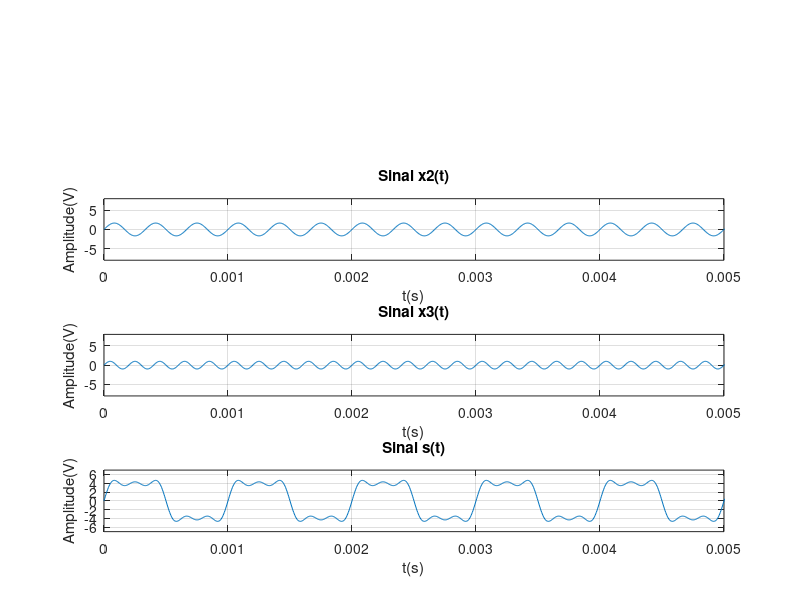
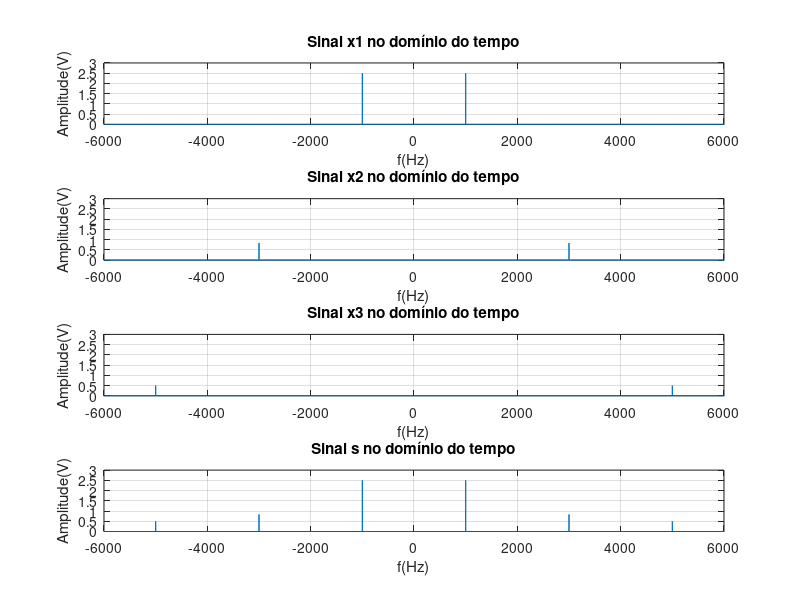
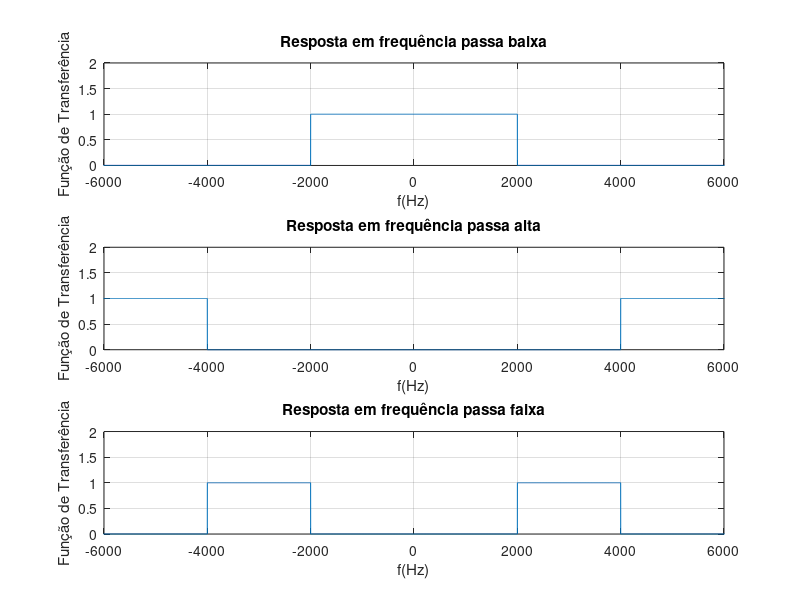
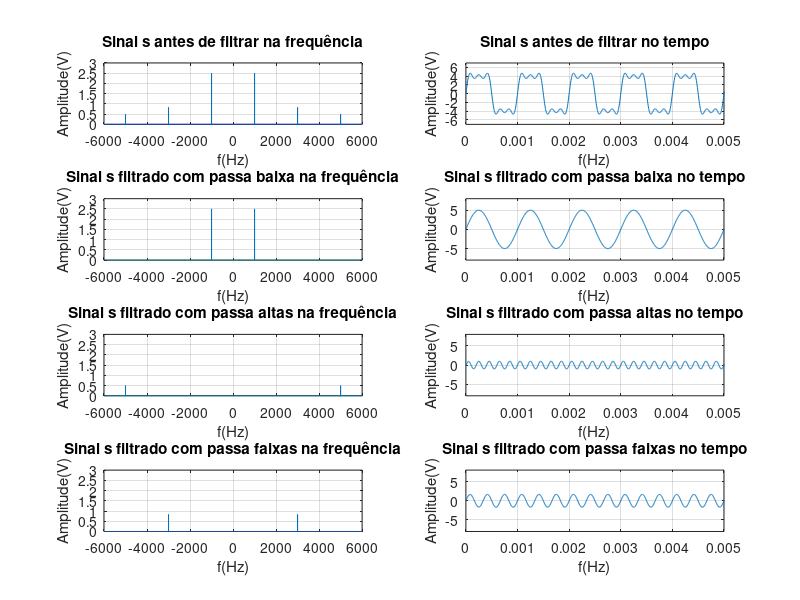

The MATLAB source for these figures, in order:
clc; close all; clear all;

% Parâmetros do primeiro sinal
f1 = 1000;
phi1 = 0; 
A1 = 5;

% Parâmetros do segundo sinal
f2 = 3000;
phi2 = 0;
A2 = 5/3;

% Parâmetros do terceiro sinal
f3 = 5000;
phi3 = 0;
A3 = 1;

% Amostragem
fs = 40 * f3;
ts = 1/fs;
t = 0 : ts : 1;

% Montando os sinais
x1_t = A1*sin(2*pi*f1*t + phi1);
x2_t = A2*sin(2*pi*f2*t + phi2);
x3_t = A3*sin(2*pi*f3*t + phi3);

% Soma dos senos:
s_t = x1_t + x2_t + x3_t;

% Plotando os sinais no eixo do tempo
figure; hold on; 
N = 40;
A = 5;

info = [0 1 1 1 0 0 1 0 0 1];
info_RZ = info * A;
info_RZ_up = upsample(info_RZ,N);
filtroRZ = ones(1,N);
sinalRZ =filter(filtroRZ, 1, info_RZ_up);
ylim([-8 8]);
xlim([0 5*(1/f1)]);
ylabel('Amplitude(V)');
xlabel('t(s)');
title('Sinal x1(t)');
grid on;

subplot(4,1,2);
plot(t,x2_t);
ylim([-8 8]);
xlim([0 5*(1/f1)]);
ylabel('Amplitude(V)');
xlabel('t(s)');
title('Sinal x2(t)');
grid on;

subplot(4,1,3);
plot(t,x3_t);
ylim([-8 8]);
xlim([0 5*(1/f1)]);
ylabel('Amplitude(V)');
xlabel('t(s)');
title('Sinal x3(t)');
grid on;

subplot(4,1,4);
plot(t,s_t);
ylim([-7 7]);
xlim([0 5*(1/f1)]);
ylabel('Amplitude(V)');
xlabel('t(s)');
title('Sinal s(t)');
grid on;

% Vetor da frequência:
df = length(t) / (fs+1);
f = -fs/2 : df : fs/2;

% Colocando os sinais no domínio da frequência

X1_f = fft(x1_t)/length(x1_t);
X1_f = fftshift(X1_f);

X2_f = fft(x2_t)/length(x2_t);
X2_f = fftshift(X2_f);

X3_f = fft(x3_t)/length(x3_t);
X3_f = fftshift(X3_f);

Xs_f = fft(s_t)/length(s_t);
Xs_f = fftshift(Xs_f);



% Plotando os sinais no domínio da frequência
figure;

subplot(4,1,1);
plot(f,abs(X1_f));
xlim([-6000 6000]);
ylim([0 3]);
ylabel('Amplitude(V)');
xlabel('f(Hz)');
title('Sinal x1 no domínio do tempo');
grid on;

subplot(4,1,2);
plot(f,abs(X2_f));
xlim([-6000 6000]);
ylim([0 3]);
ylabel('Amplitude(V)');
xlabel('f(Hz)');
title('Sinal x2 no domínio do tempo');
grid on;

subplot(4,1,3);
plot(f,abs(X3_f));
xlim([-6000 6000]);
ylim([0 3]);
ylabel('Amplitude(V)');
xlabel('f(Hz)');
title('Sinal x3 no domínio do tempo');
grid on;

subplot(4,1,4);
plot(f,abs(Xs_f));
xlim([-6000 6000]);
ylim([0 3]);
ylabel('Amplitude(V)');
xlabel('f(Hz)');
title('Sinal s no domínio do tempo');
grid on;

% Filtro passa baixa
frequencia_corte1 = 2000;
filtro_passa_baixa = [zeros(1,98000) ones(1,4001), zeros(1,98000)];
sinal_filtrado1_frequencia = filtro_passa_baixa .* Xs_f;
sinal_filtrado1_tempo = ifftshift(sinal_filtrado1_frequencia);
sinal_filtrado1_tempo = ifft(sinal_filtrado1_tempo) * length(s_t);

%Filtro passa alta
frequencia_corte2 = 4000;
filtro_passa_alta = [ones(1,96000), zeros(1,8001), ones(1,96000)];
sinal_filtrado2_frequencia = filtro_passa_alta .* Xs_f;
sinal_filtrado2_tempo = ifftshift(sinal_filtrado2_frequencia);
sinal_filtrado2_tempo = ifft(sinal_filtrado2_tempo) * length(s_t);


%Filtro passa faixa
filtro_passa_faixa = [zeros(1,96000),ones(1,2000),zeros(1,4001),ones(1,2000),zeros(1,96000)];
sinal_filtrado3_frequencia = filtro_passa_faixa .* Xs_f;
sinal_filtrado3_tempo = ifftshift(sinal_filtrado3_frequencia);
sinal_filtrado3_tempo = ifft(sinal_filtrado3_tempo) * length(s_t);


% Plotando as respostas em frequência

figure 

subplot(3,1,1)
plot(f,filtro_passa_baixa);
xlim([-6000 6000]);
ylim([0 2]);
xlabel('f(Hz)')
ylabel('Função de Transferência')
title('Resposta em frequência passa baixa')
grid on;

subplot(3,1,2)
plot(f,filtro_passa_alta);
xlim([-6000 6000]);
ylim([0 2]);
xlabel('f(Hz)')
ylabel('Função de Transferência')
title('Resposta em frequência passa alta')
grid on;

subplot(3,1,3)
plot(f,filtro_passa_faixa);
xlim([-6000 6000]);
ylim([0 2]);
xlabel('f(Hz)')
ylabel('Função de Transferência')
title('Resposta em frequência passa faixa')
grid on;


% Plotando os sinais filtrados
figure

subplot(4,2,1)
plot(f,abs(Xs_f));
xlim([-6000 6000]);
ylim([0 3]);
xlabel('f(Hz)')
ylabel('Amplitude(V)')
title('Sinal s antes de filtrar na frequência')
grid on;

subplot(4,2,2)
plot(t,s_t);
ylim([-7 7]);
xlim([0 5*(1/f1)]);
xlabel('f(Hz)')
ylabel('Amplitude(V)')
title('Sinal s antes de filtrar no tempo')
grid on;

subplot(4,2,3)
plot(f,abs(sinal_filtrado1_frequencia));
xlim([-6000 6000]);
ylim([0 3]);
xlabel('f(Hz)')
ylabel('Amplitude(V)')
title('Sinal s filtrado com passa baixa na frequência')
grid on;

subplot(4,2,4)
plot(t,sinal_filtrado1_tempo);
ylim([-8 8]);
xlim([0 5*(1/f1)]);
xlabel('f(Hz)')
ylabel('Amplitude(V)')
title('Sinal s filtrado com passa baixa no tempo')
grid on;

subplot(4,2,5)
plot(f,abs(sinal_filtrado2_frequencia));
xlim([-6000 6000]);
ylim([0 3]);
xlabel('f(Hz)')
ylabel('Amplitude(V)')
title('Sinal s filtrado com passa altas na frequência')
grid on;

subplot(4,2,6)
plot(t,sinal_filtrado2_tempo);
ylim([-8 8]);
xlim([0 5*(1/f1)]);
xlabel('f(Hz)')
ylabel('Amplitude(V)')
title('Sinal s filtrado com passa altas no tempo')
grid on;

subplot(4,2,7)
plot(f,abs(sinal_filtrado3_frequencia));
xlim([-6000 6000]);
ylim([0 3]);
xlabel('f(Hz)')
ylabel('Amplitude(V)')
title('Sinal s filtrado com passa faixas na frequência')
grid on;

subplot(4,2,8)
plot(t,sinal_filtrado3_tempo);
ylim([-8 8]);
xlim([0 5*(1/f1)]);
xlabel('f(Hz)')
ylabel('Amplitude(V)')
title('Sinal s filtrado com passa faixas no tempo')
grid on;